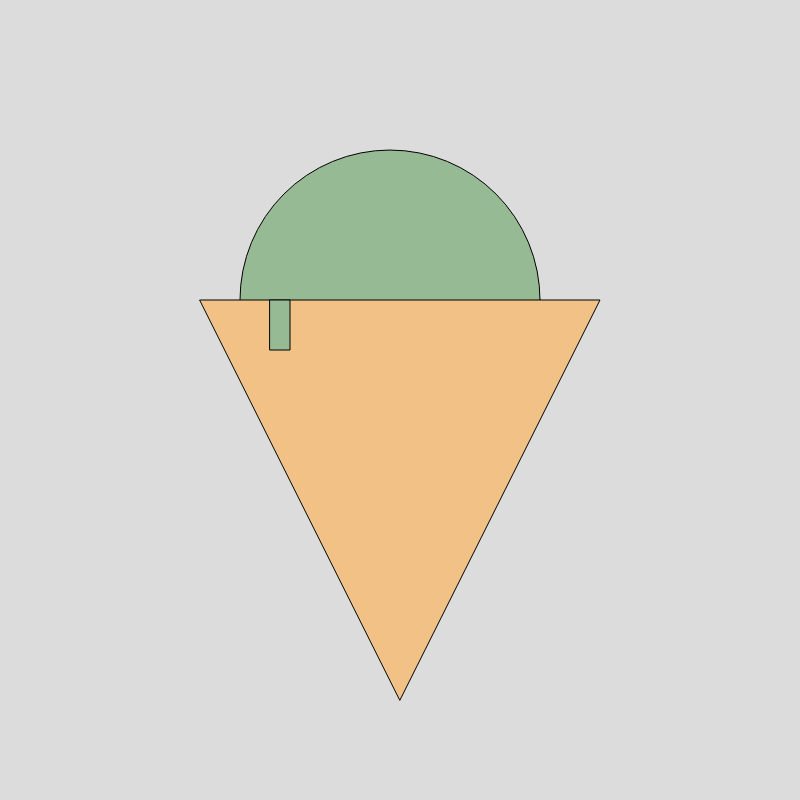
Frame 1 (no input)
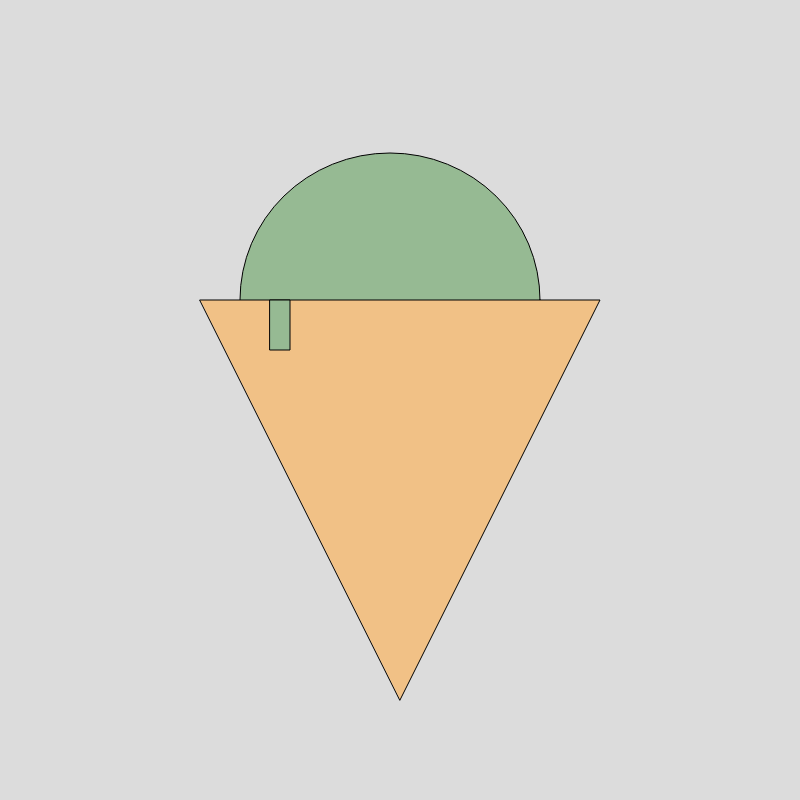
Frame 60 (no input)
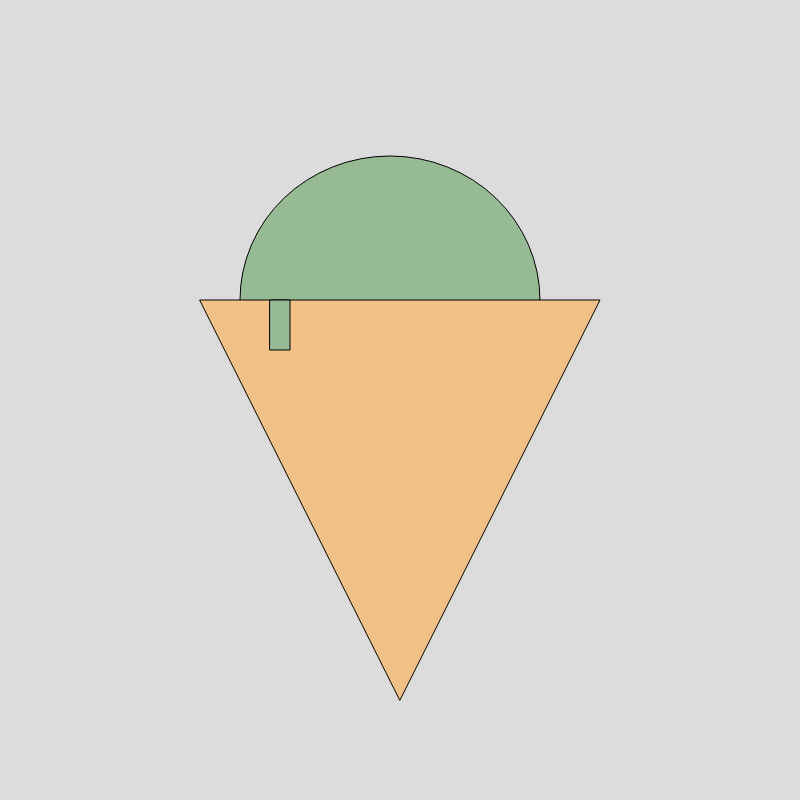
Frame 120 (the mouse pressed at the canvas centre since frame 60)

The p5.js sketch that drew these frames (run headless with seeded random() and noise() and a simulated clock; from frame 60 on, the mouse is pressed at the canvas centre):

// p5.js sketch
// ── sketch.js
function setup() {
  createCanvas(800, 800)
}
var OHNOITSMELTING = 0
function draw() {
  background(220)
  OHNOITSMELTING = OHNOITSMELTING + 0.1
  fill('rgb(150, 186, 147)')
  ellipse(390,300,300,300-OHNOITSMELTING)
  fill('rgb(241,193,134)')
  triangle(200,300,600,300,400,700)
  fill('rgb(150, 186, 147)')
  rect(270,300,20,50)
  if(OHNOITSMELTING > 294){
    OHNOITSMELTING = 0
  }
}
